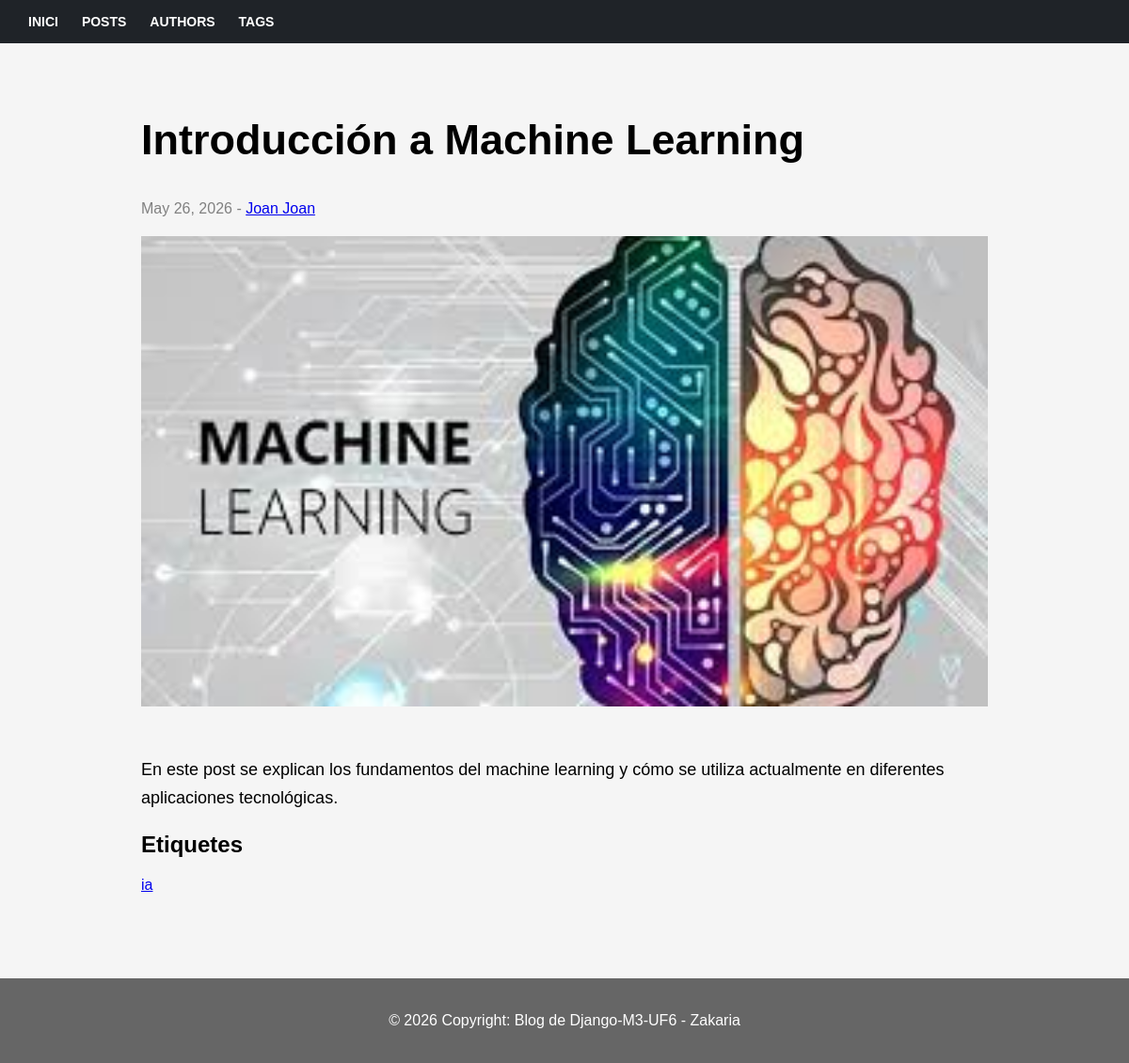
Screenshot of /posts/introduccion-machine-learning with the database file from the repository.
### blog/models.py (models this page shows, shortened)
class Post(models.Model):
    title = models.CharField(
        max_length=150,
        validators=[MinLengthValidator(5)]
    )
    excerpt = models.CharField(max_length=300)
    image_name = models.CharField(max_length=100)
    date = models.DateField(auto_now_add=True)
    slug = models.SlugField(unique=True)
    content = models.TextField()
    author = models.ForeignKey(
        Author,
        on_delete=models.CASCADE,
        related_name="posts"
    )
    tags = models.ManyToManyField(
        Tag
    )

class Author(models.Model):
    first_name = models.CharField(max_length=50)
    last_name = models.CharField(max_length=50)
    email = models.EmailField(unique=True)
    def __str__(self):
        return f"{self.first_name} {self.last_name}"

class Tag(models.Model):
    caption = models.CharField(max_length=20)

### blog/views.py (the view)
# urls.py: path("posts/<slug:slug>", views.post_detail, name="post-detail-page"),
def post_detail(request, slug):
    post = get_object_or_404(Post, slug=slug)
    return render(request, "blog/post-detail.html", {
        "post": post
    })

### blog/templates/blog/post-detail.html
{% extends "blog/base.html" %}
{% load static %}
{% block content %}
<section class="post-detail">
    <h1>{{ post.title }}</h1>
    <p class="post-meta">
        {{ post.date }} -
        <a href="/authors/{{ post.author.id }}">
            {{ post.author }}
        </a>
    </p>
    <img
        src="{% static 'blog/imatges/'|add:post.image_name %}"
        class="detail-image"
    >
    <p class="post-text">
        {{ post.content }}
    </p>
    <h2>Etiquetes</h2>
    {% for tag in post.tags.all %}
        <a href="/tags/{{ tag.id }}">
            {{ tag.caption }}
        </a>
    {% endfor %}
</section>
{% endblock %}

### blog/static/blog/css/style.css (style rules this page uses)
body { margin:0; font-family:Arial, Helvetica, sans-serif; background:#f5f5f5; }
.post-detail { width:900px; margin:auto; padding:40px 0; }
.post-detail h1 { font-size:45px; }
.post-meta { color:gray; margin-bottom:20px; }
.detail-image { width:100%; height:500px; object-fit:cover; margin-bottom:30px; }
.post-text { line-height:1.7; font-size:18px; }

### rows the page displays
Post: title "Introducción a Machine Learning", date "May 26, 2026", author "Joan Joan", image_name (picture), content "En este post se explican los fundamentos del machine learning y cómo se utiliza actualmente en diferentes aplicaciones tecnológicas."
Tag: caption "ia"
